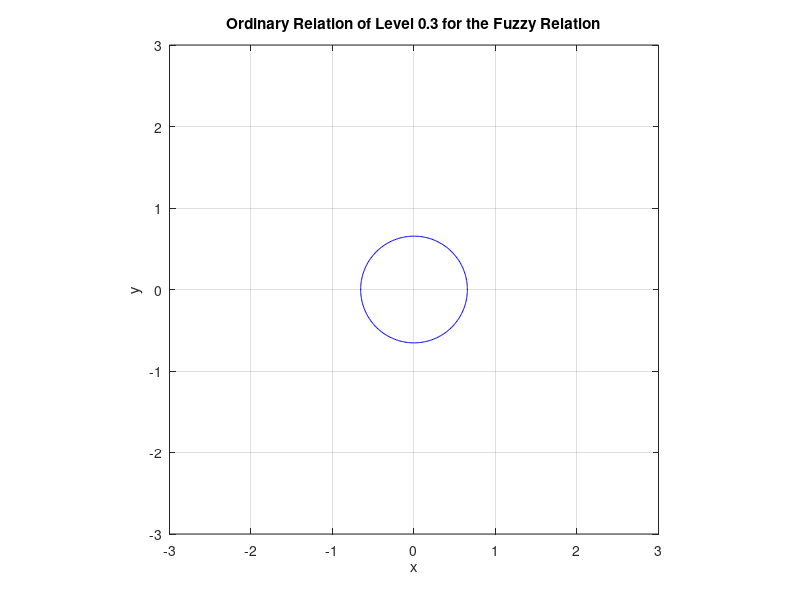

Reproduce this figure in MATLAB.
% Define the level of the contour
alpha_level = 0.3;

% Calculate the radius squared for the level curve
radius_squared = 1/0.7 - 1;

% Define the range for x and y
x = linspace(-3, 3, 400);
y = linspace(-3, 3, 400);

% Create a grid of points
[X, Y] = meshgrid(x, y);

% Calculate the membership function values
Z = 1 - 1 ./ (1 + X.^2 + Y.^2);

% Create a figure window
figure;

% Plot the contour for the level 0.3
contour(X, Y, Z, [alpha_level alpha_level], 'blue');

% Fill the area between the contour and the boundaries
hold on;
fill([x fliplr(x)], [sqrt(radius_squared)*ones(size(x)) fliplr(sqrt(radius_squared)*ones(size(x)))], [0.529, 0.808, 0.922], 'FaceAlpha', 0.5);

% Formatting the plot
title('Ordinary Relation of Level 0.3 for the Fuzzy Relation');
xlabel('x');
ylabel('y');
grid on;
axis equal;

% Show the plot
hold off;